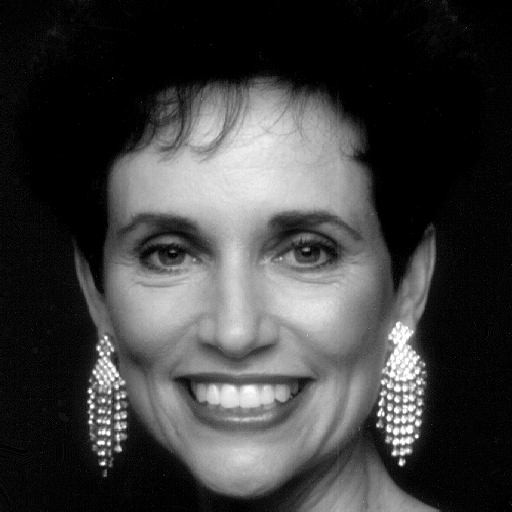
%> input picture trabs/trab5/trab5-leo/Versão Inicial/woman.png, 512 x 512 px
$ octave t5.m   (GNU Octave 9; MATLAB toolbox functions it lacks are replaced by stand-ins)
%> lines starting %> are read from the running program, lines starting %| are printed output that depends on the picture
#{
P0x P0y P0'x P0'y
P1x P1y P1'x P1'y
P2x P2y P2'x P2'y
P3x P3y P3'x P3'y
#}

IMG = imread("woman.png");
%> IMG is the input picture: size 512x512x3 uint8; min 0, max 255, mean 62.2
imshow(IMG);

#Matriz do slide
P = [
  0 0 2 1
  0 1 3 5
  1 1 6 6
  1 0 7 2
];

#Matriz dada no exercicio
P = [
 1   1   50  50;
 1   350 1   300;
 390 1   390 1;
 390 350 300 350
];

#Matriz que eu esperava
P = [
 1   1   50  50;
 1   350 1   300;
 390 350 300 350;
 390 1   390 1
];


figure
axis([0, 400, 0, 400]);
set(gca, "ygrid", "on");
set(gca, "xgrid", "on");
line ( [P(1,1) P(2,1)] , [P(1,2) P(2,2)], "linestyle", "-", "color", "b");
line ( [P(2,1) P(3,1)] , [P(2,2) P(3,2)], "linestyle", "-", "color", "b");
line ( [P(3,1) P(4,1)] , [P(3,2) P(4,2)], "linestyle", "-", "color", "b");
line ( [P(4,1) P(1,1)] , [P(4,2) P(1,2)], "linestyle", "-", "color", "b");
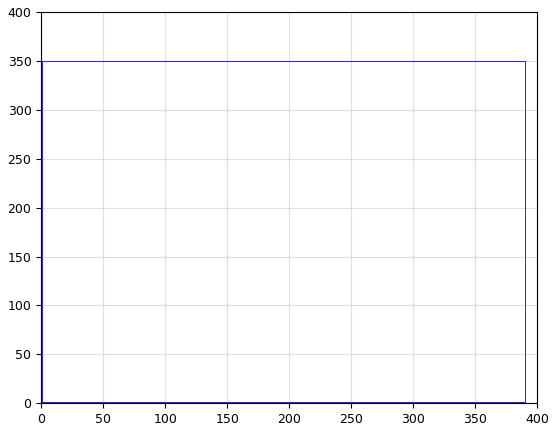
%> figure redrawn from the program's plot data


L = [ #observaç~oes
  P(1,3)
  P(1,4)
  P(2,3)
  P(2,4)
  P(3,3)
  P(3,4)
  P(4,3)
  P(4,4)
];


A = [ #coeficientes
  P(1,1) P(1,2) 1 0      0      0 -P(1,1)*P(1,3) -P(1,2)*P(1,3)
  0      0      0 P(1,1) P(1,2) 1 -P(1,1)*P(1,4) -P(1,2)*P(1,4)
  P(2,1) P(2,2) 1 0        0    0 -P(2,1)*P(2,3) -P(2,2)*P(2,3)
  0      0      0 P(2,1) P(2,2) 1 -P(2,1)*P(2,4) -P(2,2)*P(2,4)
  P(3,1) P(3,2) 1 0        0    0 -P(3,1)*P(3,3) -P(3,2)*P(3,3)
  0      0      0 P(3,1) P(3,2) 1 -P(3,1)*P(3,4) -P(3,2)*P(3,4)
  P(4,1) P(4,2) 1 0        0    0 -P(4,1)*P(4,3) -P(4,2)*P(4,3)
  0      0      0 P(4,1) P(4,2) 1 -P(4,1)*P(4,4) -P(4,2)*P(4,4)
];

x = inv(A'*A) * A' * L
T = [
  x(1:3)'
  x(4:6)'
  x(7:8)' 1
];

P
# acha a imagem transformada e faz o canvas dela
figT = [[0;0;0] [0;0;0] [0;0;0] [0;0;0]];

figT(:,1) = T*[P(1,1:2) 1]';
figT(:,1) = figT(:,1)/figT(3,1)

figT(:,2) = T*[P(2,1:2) 1]';
figT(:,2) = figT(:,2)/figT(3,2)

figT(:,3) = T*[P(3,1:2) 1]';
figT(:,3) = figT(:,3)/figT(3,3)

figT(:,4) = T*[P(4,1:2) 1]';
figT(:,4) = figT(:,4)/figT(3,4)

figure;
set(gca, "ygrid", "on");
set(gca, "xgrid", "on");
line (figT(1,1:2), figT(2,1:2), "linestyle", "-", "color", "b");
line (figT(1,2:3), figT(2,2:3), "linestyle", "-", "color", "b");
line (figT(1,3:4), figT(2,3:4), "linestyle", "-", "color", "b");
line ([figT(1,4) figT(1,1)] , [figT(2,4) figT(2,1)], "linestyle", "-", "color", "b");
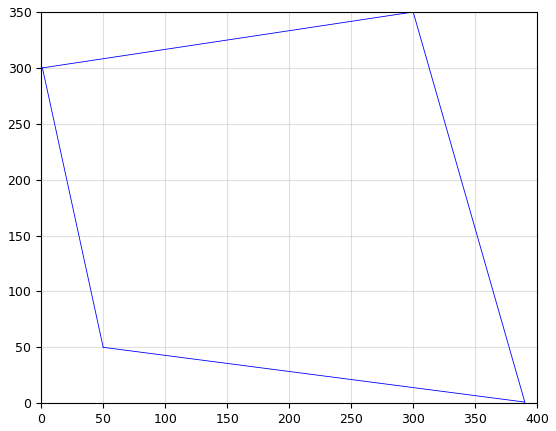
%> figure redrawn from the program's plot data

#Calcula canvas
maxX = max(figT(1,:));
maxY = max(figT(2,:));
%> (the run ends here)
